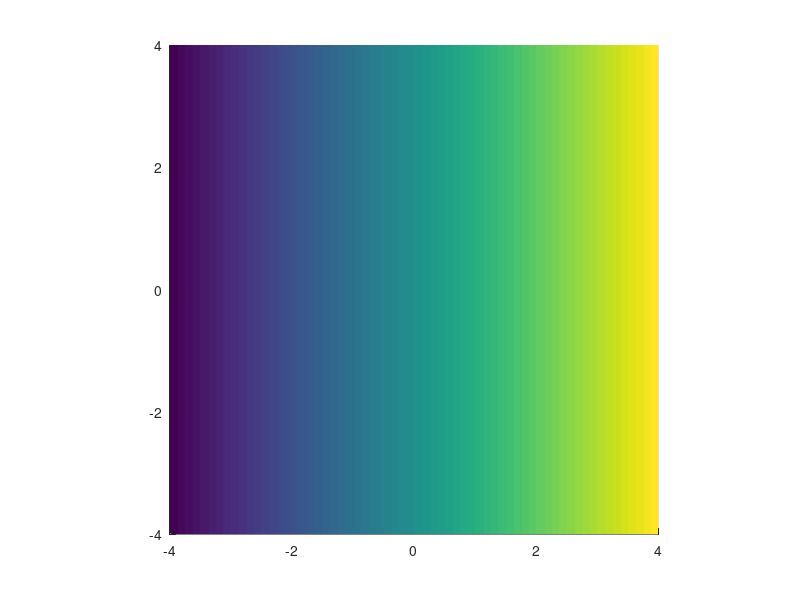

This figure's MATLAB source:
clear 
divs = 50;
x = -4:1/divs:4;
y = -4:1/divs:4;
[X,Y] = meshgrid(x,y);
Z = X;

figure, hold on, grid on,rotate3d on, axis square
surf(X,Y,Z, 'EdgeColor', 'none')
